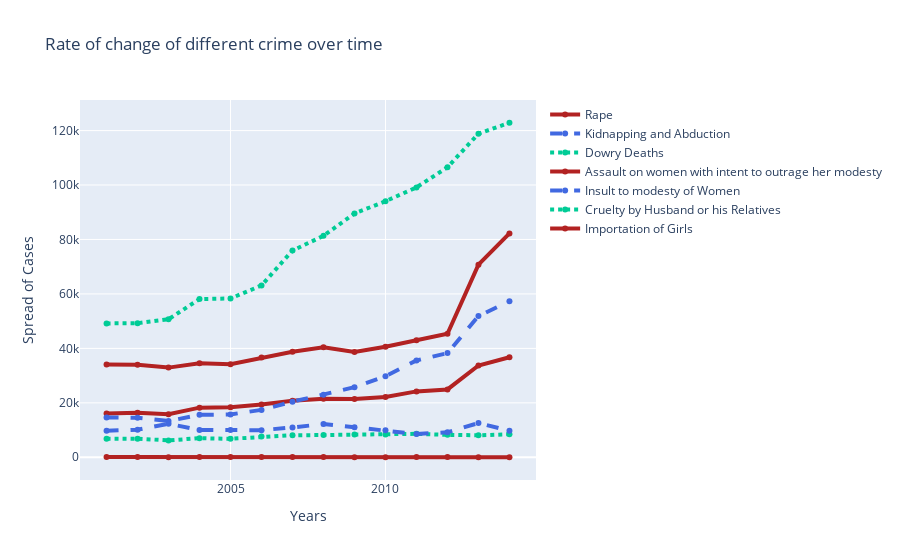

Write notebook code for a chart like this one.
### Markdown cell above
There is a steady change in crime during 2012-13. This also shows that number of crimes against women is increasing at a huge rate.

### Code cell
#Rate of change of different crimes over time

fig = go.Figure()
color=["firebrick","royalblue","rgb(0, 204, 150)"]
dash=["solid","dash","dot"]
j=0
for i in total_crimes_in_years_df.columns:
    if i=="Total Number of Cases":
        break
    if i == "Year":
        continue
    fig.add_trace(go.Scatter(x=total_crimes_in_years_df.Year, y=total_crimes_in_years_df[i], name=i,
                         line=dict(color=color[j % len(color)], width=4, dash=dash[j % len(dash)])))
    j=j+1
# Edit the layout
fig.update_layout(title='Rate of change of different crime over time',
                   xaxis_title='Years',
                   yaxis_title='Spread of Cases')

fig.show()
fig = go.Figure()

### Figure 1 — Plotly figure (JSON) as saved in the notebook; plotly's stock layout.template omitted (floating-point values rounded to 4 significant figures)
{"data": [{"line": {"color": "firebrick", "dash": "solid", "width": 4}, "name": "Rape", "type": "scatter", "x": [2001, 2002, 2003, 2004, 2005, 2006, 2007, 2008, 2009, 2010, 2011, 2012, 2013, 2014], "y": [16075, 16373, 15847, 18233, 18359, 19348, 20737, 21467, 21397, 22172, 24206, 24923, 33707, 36735]}, {"line": {"color": "royalblue", "dash": "dash", "width": 4}, "name": "Kidnapping and Abduction", "type": "scatter", "x": [2001, 2002, 2003, 2004, 2005, 2006, 2007, 2008, 2009, 2010, 2011, 2012, 2013, 2014], "y": [14645, 14506, 13296, 15578, 15750, 17414, 20416, 22939, 25741, 29795, 35565, 38262, 51881, 57311]}, {"line": {"color": "rgb(0, 204, 150)", "dash": "dot", "width": 4}, "name": "Dowry Deaths", "type": "scatter", "x": [2001, 2002, 2003, 2004, 2005, 2006, 2007, 2008, 2009, 2010, 2011, 2012, 2013, 2014], "y": [6851, 6822, 6208, 7026, 6787, 7618, 8093, 8172, 8383, 8391, 8618, 8233, 8083, 8455]}, {"line": {"color": "firebrick", "dash": "solid", "width": 4}, "name": "Assault on women with intent to outrage her modesty", "type": "scatter", "x": [2001, 2002, 2003, 2004, 2005, 2006, 2007, 2008, 2009, 2010, 2011, 2012, 2013, 2014], "y": [34124, 33943, 32939, 34567, 34175, 36617, 38734, 40413, 38711, 40613, 42968, 45351, 70739, 82235]}, {"line": {"color": "royalblue", "dash": "dash", "width": 4}, "name": "Insult to modesty of Women", "type": "scatter", "x": [2001, 2002, 2003, 2004, 2005, 2006, 2007, 2008, 2009, 2010, 2011, 2012, 2013, 2014], "y": [9746, 10155, 12325, 10001, 9984, 9966, 10950, 12214, 11009, 9961, 8570, 9173, 12589, 9735]}, {"line": {"color": "rgb(0, 204, 150)", "dash": "dot", "width": 4}, "name": "Cruelty by Husband or his Relatives", "type": "scatter", "x": [2001, 2002, 2003, 2004, 2005, 2006, 2007, 2008, 2009, 2010, 2011, 2012, 2013, 2014], "y": [49170, 49237, 50703, 58121, 58319, 63128, 75930, 81344, 89546, 94041, 99135, 106527, 118866, 122877]}, {"line": {"color": "firebrick", "dash": "solid", "width": 4}, "name": "Importation of Girls", "type": "scatter", "x": [2001, 2002, 2003, 2004, 2005, 2006, 2007, 2008, 2009, 2010, 2011, 2012, 2013, 2014], "y": [114, 76, 46, 89, 149, 67, 61, 67, 48, 36, 80, 59, 31, 13]}], "layout": {"title": {"text": "Rate of change of different crime over time"}, "xaxis": {"title": {"text": "Years"}}, "yaxis": {"title": {"text": "Spread of Cases"}}}}
